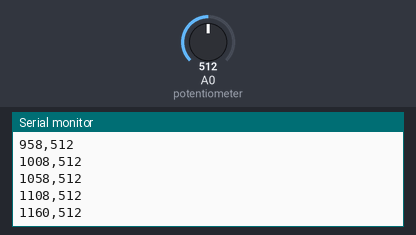
Recording of a sketch running on a simulated Arduino Uno, built with avr-gcc and run on an emulated ATmega328P. Shown: the last lines printed to the serial monitor. Inputs (shaded band) come from the test bench; at power-on: A0 (potentiometer) = 512.

Above: at 1.2 s.
1.3 s: A0 (potentiometer) set to 716
At 1.33 s:
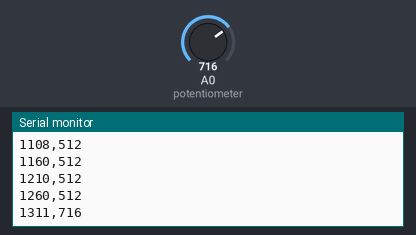
2.8 s: A0 (potentiometer) set to 900
At 2.84 s:
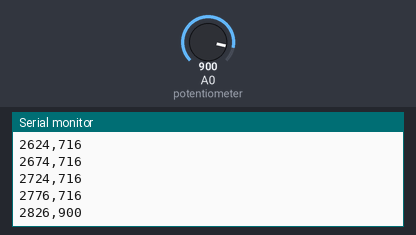
Timing chart, 0 to 5.8 s (numbered marks = the images above; inputs shaded):
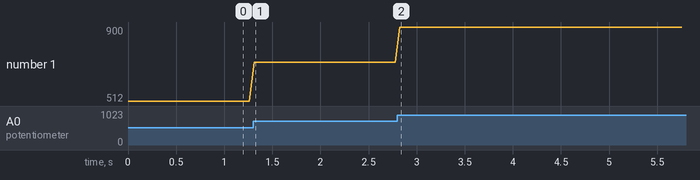

The sketch:

dataTransmittere.ino
```cpp
// Analog Pin A0 from the potentiometer (the middle pin from the potentiometer)
const int potentiometer = 0;
int value = 0;
unsigned int actualTime = 0;

void setup() {
  Serial.begin(9600);
}

void loop() {
  actualTime = millis();
  value = analogRead(potentiometer);
  Serial.print(actualTime);
  Serial.print(",");
  Serial.println(value);
  delay(50);
}
```

Measured:
- after the input at 1.3 s, the serial monitor: prints a new line at once (image 1)
- plotted number 1: 512 → 716 after the input at 1.3 s
